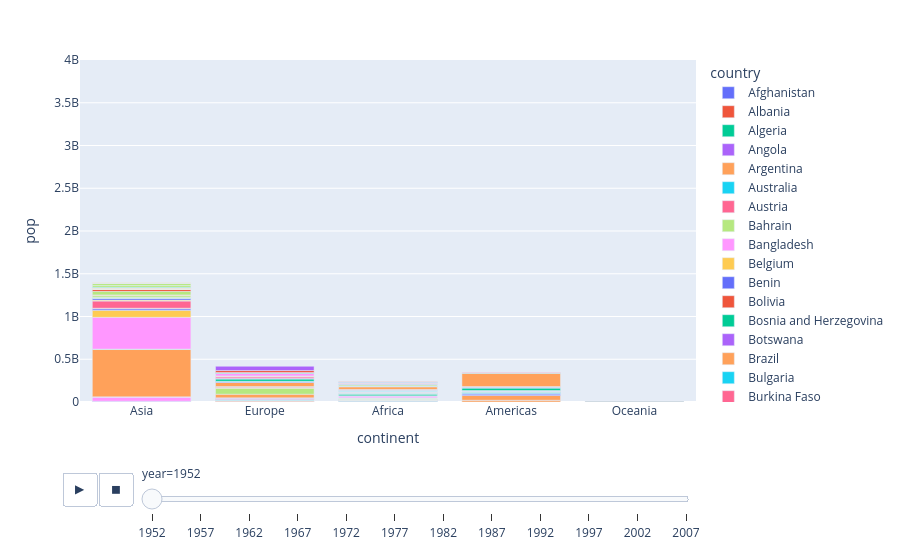

Notebook cell for this chart:
### Code cell
# bar chart animation
px.bar(gap,x='continent',y='pop',color='country',animation_frame='year',animation_group='country',range_y=[0,4000000000])
